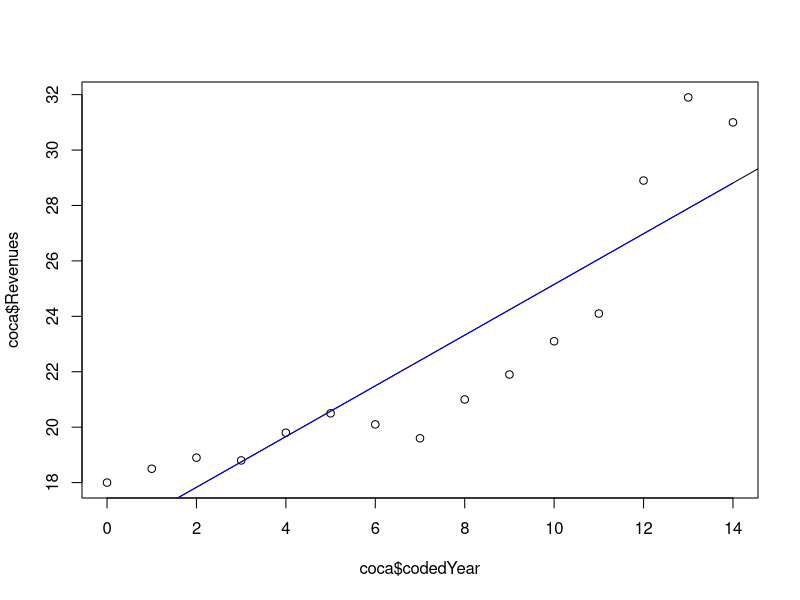
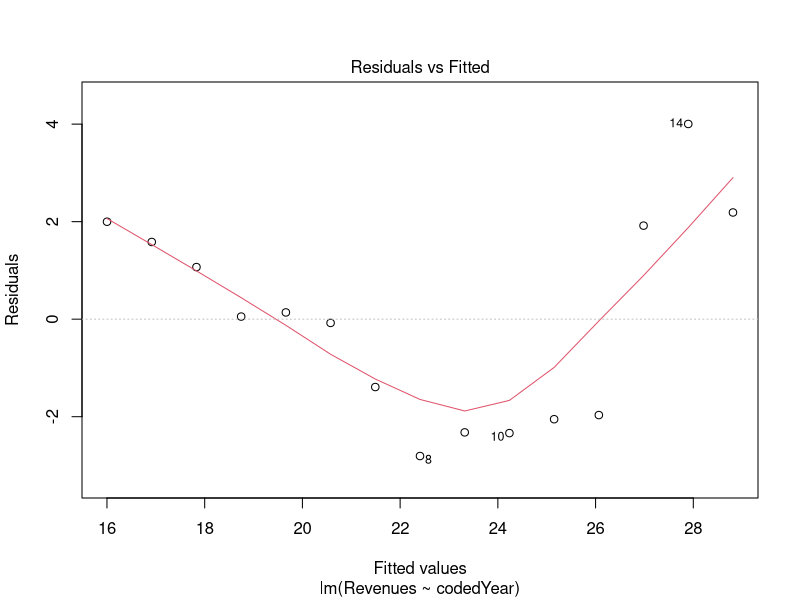
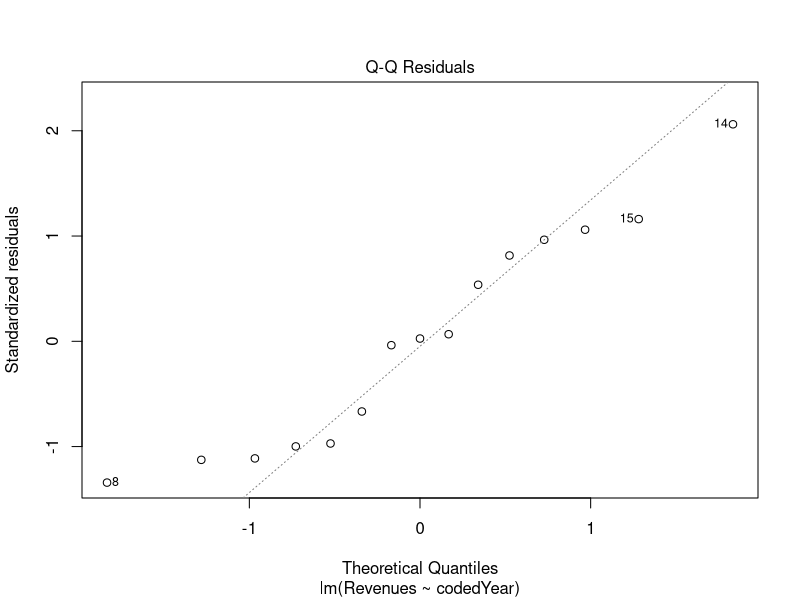
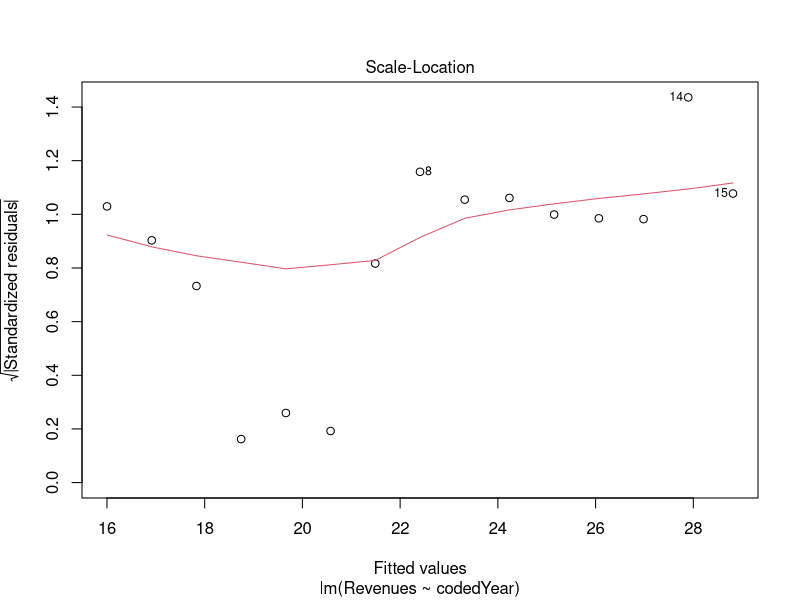
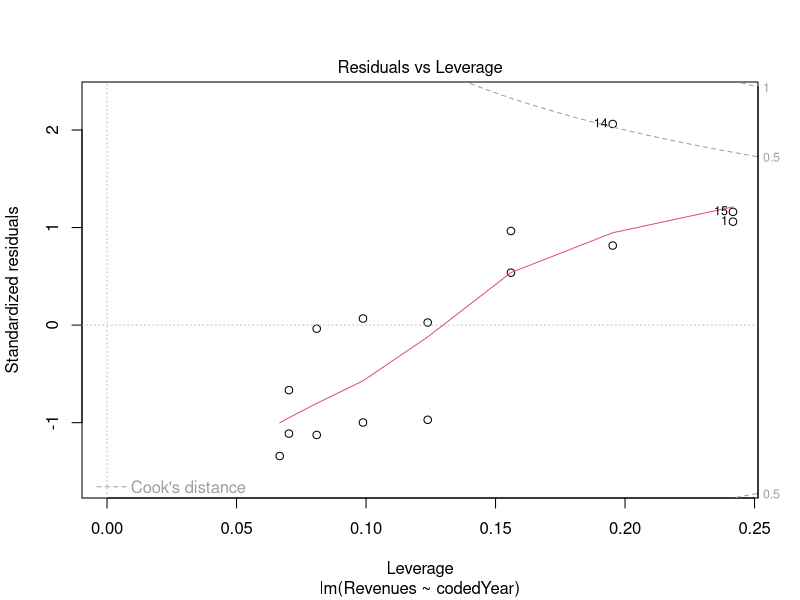
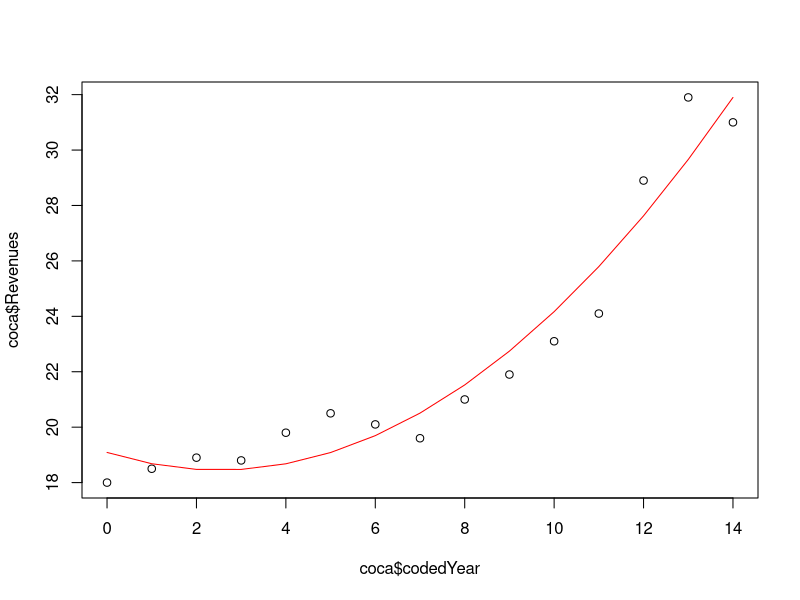
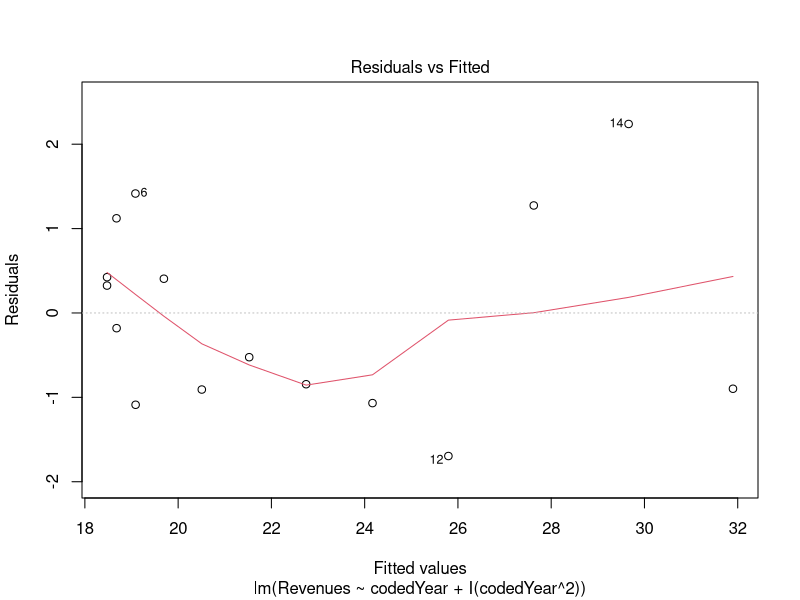
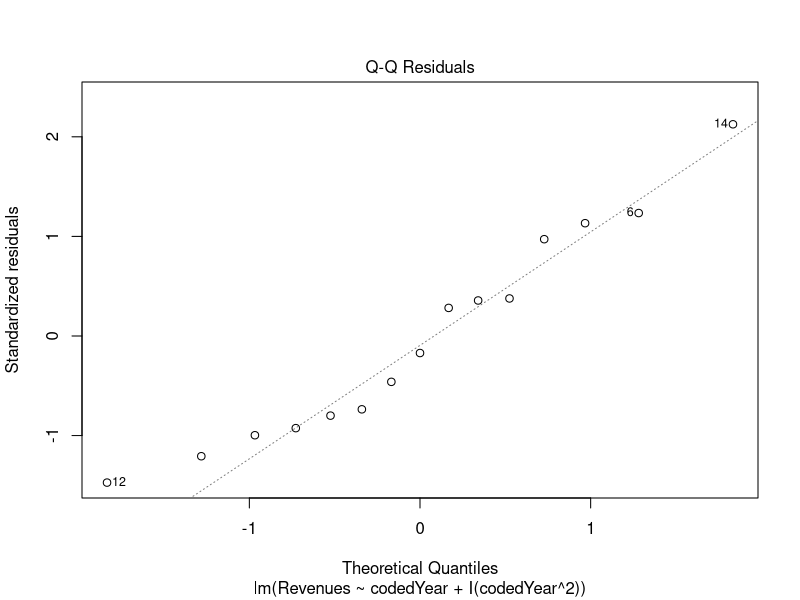

The R source for these figures, in order:
coca <- read.csv("CocaCola.csv")

coca$codedYear <- coca$Year - 1995

plot(coca$codedYear, coca$Revenues)

# simple linear regression
cocaFit1 <- lm(Revenues ~ codedYear, coca)
anova(cocaFit1)
summary(cocaFit1)
abline(cocaFit1)
lines(coca$codedYear, predict(cocaFit1), col = "blue")
plot(cocaFit1)

# polynomial regression
cocaFit2 <- lm(Revenues ~ codedYear + I(codedYear^2), coca)
anova(cocaFit2)
summary(cocaFit2)
plot(coca$codedYear, coca$Revenues)
lines(coca$codedYear, predict(cocaFit2), col = "red")
plot(cocaFit2)

predict(cocaFit1, data.frame(codedYear = 15))
predict(cocaFit1, data.frame(codedYear = 15),
        interval = "predict")
predict(cocaFit2, data.frame(codedYear = 15))
predict(cocaFit2, data.frame(codedYear = 15),
        interval = "predict")